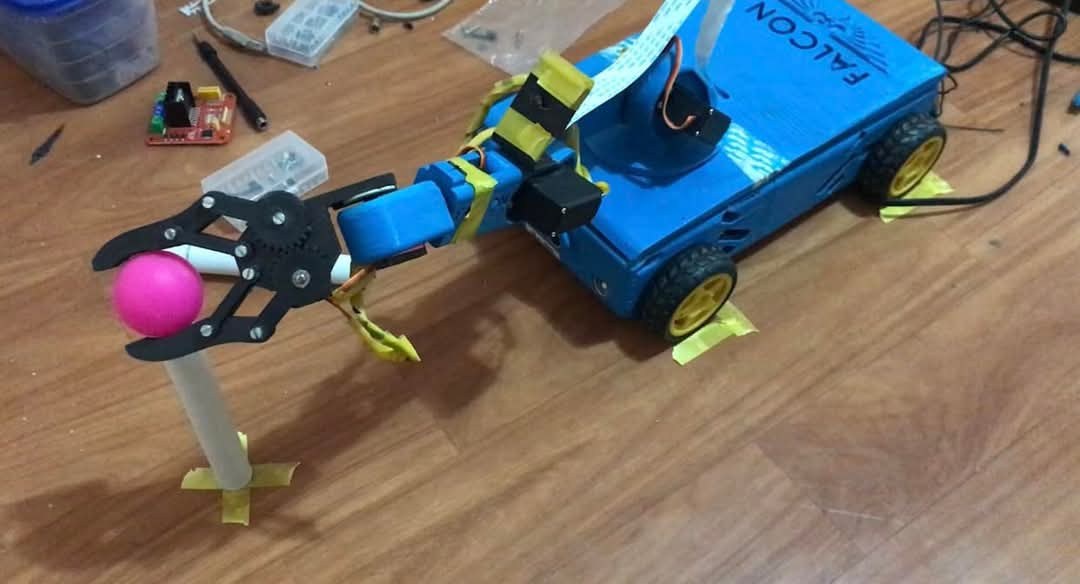
#> input picture WhatsApp Image 2025-02-10 at 13.24.39_185264dc.jpg, 1080 x 584 px, given in place of the camera
$ python HSV_Treshholder2.py
#> lines starting #> are read from the running program, lines starting #| are printed output that depends on the picture; after the words box and inside, x2 and y2 are one past the last pixel; in counts of white or black regions, pixels touching at a corner belong together
# finding hsv range of target object(pen)
import cv2
import numpy as np
import time

# A required callback method that goes into the trackbar function.
def nothing(x):
    pass

# Initializing the webcam feed.
cap = cv2.VideoCapture(0)

cap.set(cv2.CAP_PROP_FRAME_WIDTH, 640)
cap.set(cv2.CAP_PROP_FRAME_HEIGHT, 480)
cap.set(cv2.CAP_PROP_BRIGHTNESS, 64.0)
cap.set(cv2.CAP_PROP_EXPOSURE, 126.0)
cap.set(cv2.CAP_PROP_SATURATION, 55.0)
cap.set(cv2.CAP_PROP_CONTRAST, 4.0)
cap.set(cv2.CAP_PROP_GAIN, -1.0)


# Create a window named trackbars.
cv2.namedWindow("Trackbars")

# Now create 6 trackbars that will control the lower and upper range of
# H,S and V channels. The Arguments are like this: Name of trackbar,
# window name, range,callback function. For Hue the range is 0-179 and
# for S,V its 0-255.
cv2.createTrackbar("L - H", "Trackbars", 0, 179, nothing)
#> slider 'L - H' is set to 35
cv2.createTrackbar("L - S", "Trackbars", 0, 255, nothing)
#> slider 'L - S' is set to 51
cv2.createTrackbar("L - V", "Trackbars", 0, 255, nothing)
#> slider 'L - V' is set to 51
cv2.createTrackbar("U - H", "Trackbars", 179, 179, nothing)
cv2.createTrackbar("U - S", "Trackbars", 255, 255, nothing)
cv2.createTrackbar("U - V", "Trackbars", 255, 255, nothing)

while True:

    # Start reading the webcam feed frame by frame.
    ret, frame = cap.read()
#> frame is the input picture: shape (584, 1080, 3); mean B, G, R 101.9, 110, 118.2
    if not ret:
        break

    # Convert the BGR image to HSV image.
    hsv = cv2.cvtColor(frame, cv2.COLOR_BGR2HSV)
#> hsv: shape (584, 1080, 3); mean H, S, V 37.9, 112.7, 141.6

    # Get the new values of the trackbar in real time as the user changes
    # them
    l_h = cv2.getTrackbarPos("L - H", "Trackbars")
    l_s = cv2.getTrackbarPos("L - S", "Trackbars")
    l_v = cv2.getTrackbarPos("L - V", "Trackbars")
    u_h = cv2.getTrackbarPos("U - H", "Trackbars")
    u_s = cv2.getTrackbarPos("U - S", "Trackbars")
    u_v = cv2.getTrackbarPos("U - V", "Trackbars")

    # Set the lower and upper HSV range according to the value selected
    # by the trackbar
    lower_range = np.array([l_h, l_s, l_v])
    upper_range = np.array([u_h, u_s, u_v])
    color = np.array([l_h, l_s, l_v, u_h, u_s, u_v])

    # Filter the image and get the binary mask, where white represents
    # your target color
    mask = cv2.inRange(hsv, lower_range, upper_range)
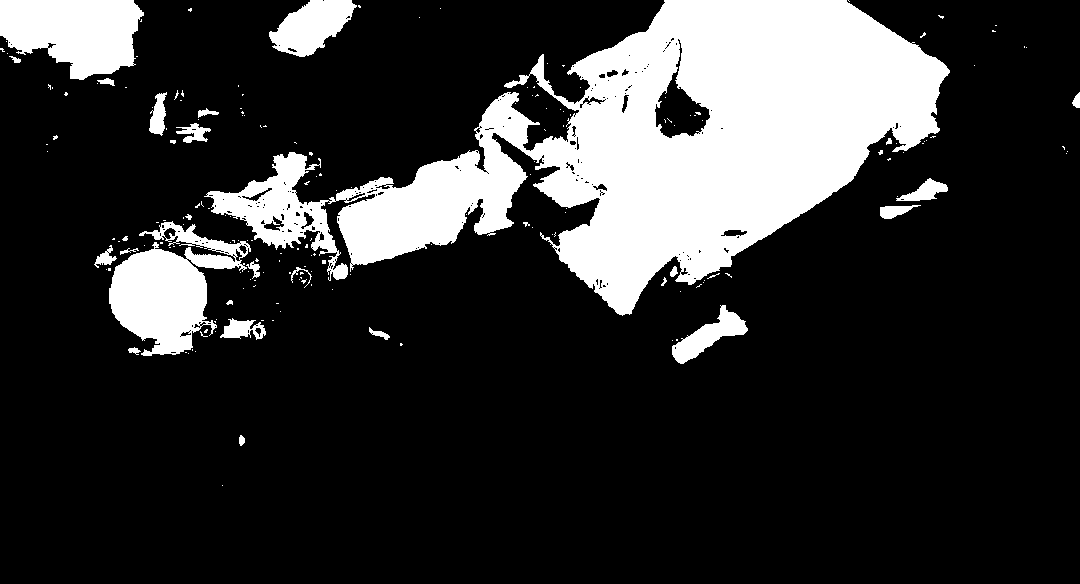
#> mask: shape (584, 1080); 19.8% white; 189 white regions (161 under 20 px), largest, box (x1, y1, x2, y2) and area: (204, 0, 950, 316) 98334, (109, 221, 251, 356) 9597, (0, 0, 144, 80) 8430

    # You can also visualize the real part of the target color (Optional)
    res = cv2.bitwise_and(frame, frame, mask=mask)
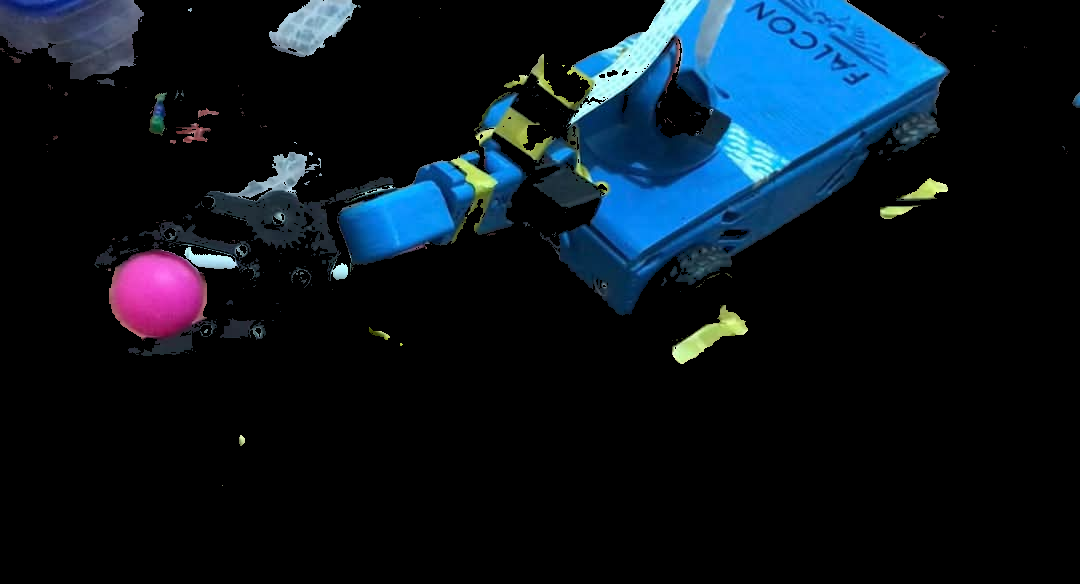
#> res: shape (584, 1080, 3); mean B, G, R 31, 21.3, 9.9

    # Converting the binary mask to 3 channel image, this is just so
    # we can stack it with the others
    mask_3 = cv2.cvtColor(mask, cv2.COLOR_GRAY2BGR)

    # stack the mask, orginal frame and the filtered result
    stacked = np.hstack((mask_3, frame, res))
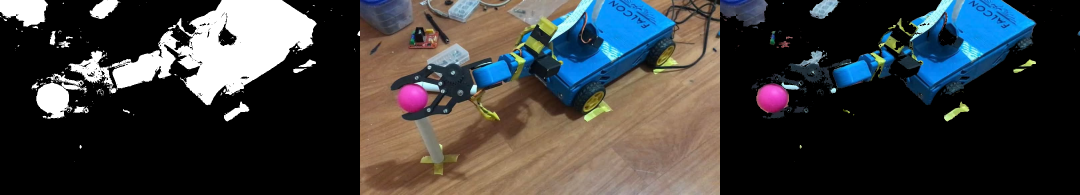
#> stacked: shape (584, 3240, 3) (shown at 1/3 size); mean B, G, R 61.1, 60.6, 59.5

    cv2.rectangle(
        stacked,
        (252, 192),
        (376, 305),
        color=(0, 0, 255),
        thickness=3,
    )
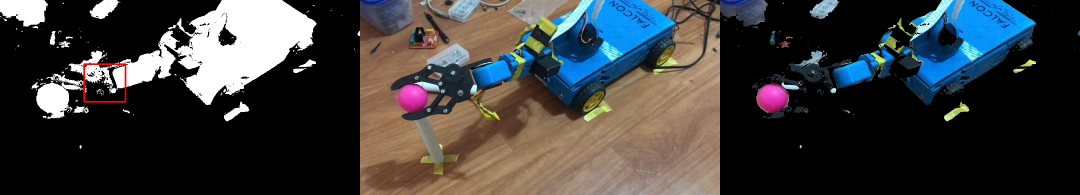
#> stacked: shape (584, 3240, 3) (shown at 1/3 size); 0.12% of pixels changed, all inside (x1, y1, x2, y2) = (250, 190, 379, 308)

    # Show this stacked frame at 40% of the size.

    cv2.imshow("Trackbars", cv2.resize(stacked, None, fx=0.4, fy=0.4))
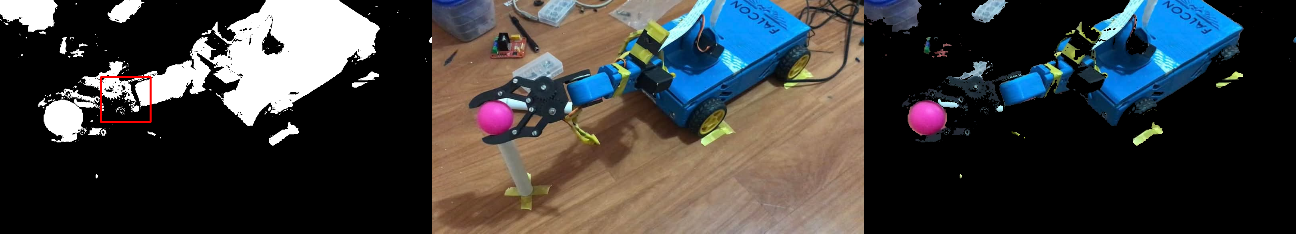
#> window 'Trackbars': shape (234, 1296, 3); mean B, G, R 61, 60.5, 59.7

    # If the user presses ESC then exit the program
    key = cv2.waitKey(1)
#> (key Esc is pressed here)
    if key == 27:
        break

    if key == ord("b"):
        blue =('blue >>> ',   l_h, l_s, l_v, u_h, u_s, u_v)
        print(blue)
        break
    if key == ord("r"):
        red =('red >>> ',   l_h, l_s, l_v, u_h, u_s, u_v)
        print(red)
        break
    if key == ord("g"):
        green =('green >>> ',   l_h, l_s, l_v, u_h, u_s, u_v)
        print(green)
        break

# Release the camera & destroy the windows.
cap.release()
cv2.destroyAllWindows()

$ run again, on Falcon Assembly.jpg
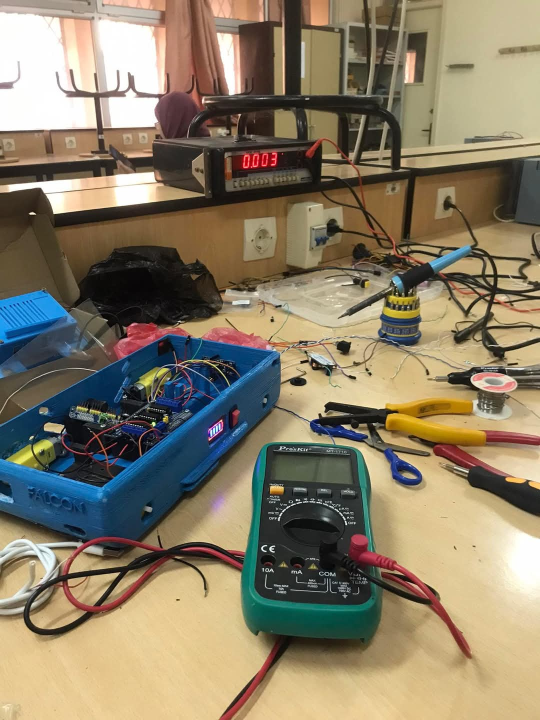
#> input picture Falcon Assembly.jpg, 1080 x 1440 px, given in place of the camera (shown at 1/2 size)
#> frame is the input picture: shape (1440, 1080, 3); mean B, G, R 103.2, 125.5, 136.7
#> hsv: shape (1440, 1080, 3); mean H, S, V 36.3, 95.8, 145.9
#> `mask = cv2.inRange(hsv, lower_range, upper_range)`:
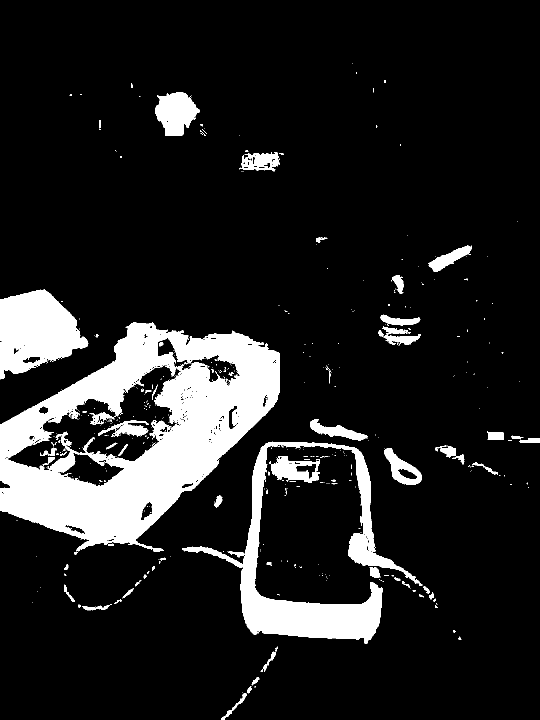
#> mask: shape (1440, 1080) (shown at 1/2 size); 13.1% white; 512 white regions (429 under 20 px), largest, box (x1, y1, x2, y2) and area: (0, 645, 560, 1104) 118564, (364, 884, 845, 1287) 36114, (0, 579, 177, 759) 20484
#> `cv2.imshow("Trackbars", cv2.resize(stacked, None, fx=0.4, fy=0.4))`:
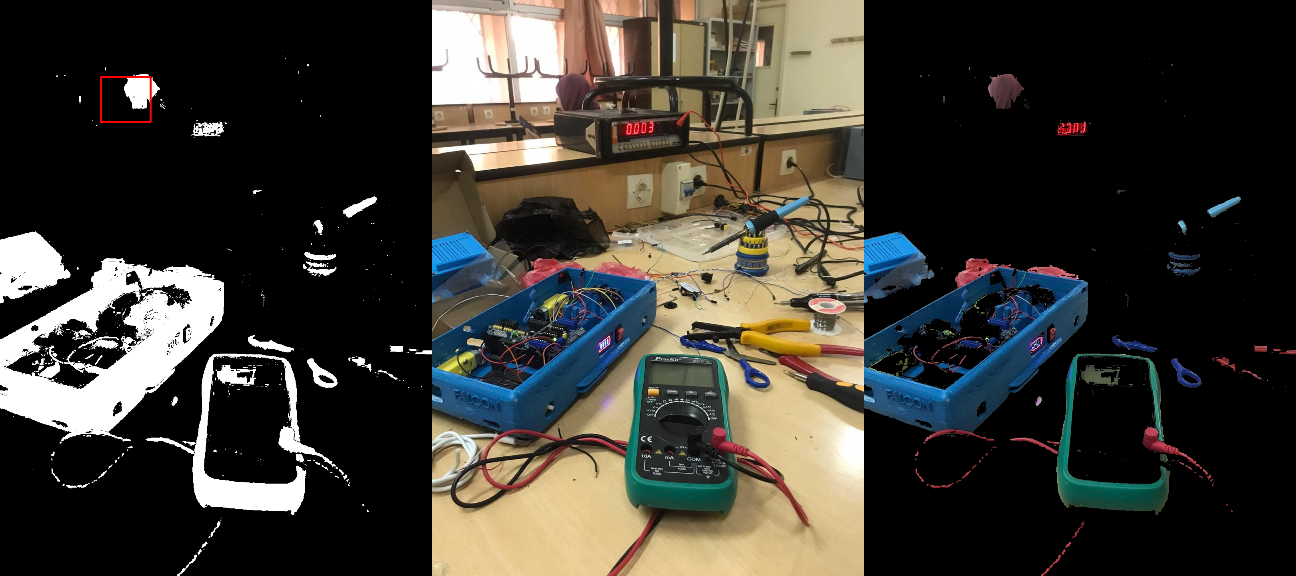
#> window 'Trackbars': shape (576, 1296, 3); mean B, G, R 49.8, 56.2, 58.8
